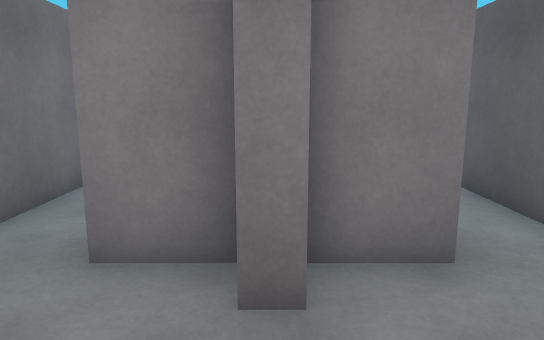
view 1 (above)

13 first-person views from a walk through a scene from a Unity 3-D project. The camera is 1.5 m above the floor, tilts 10° down and sees 70° across. Doors are open. The floor is counted in squares, 1 m on a side. Each view is taken from the middle of a square. On the plan, view 1 faces up. The plan holds only what a view shows up to about 17 squares ahead; the rest is blank. The place goes on beyond the plan. Surface patterns are stand-ins for the level's own textures.

view 2
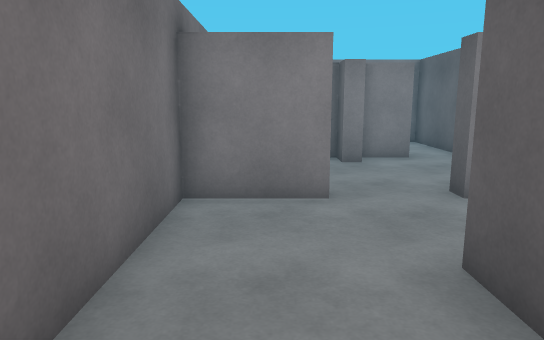

view 3
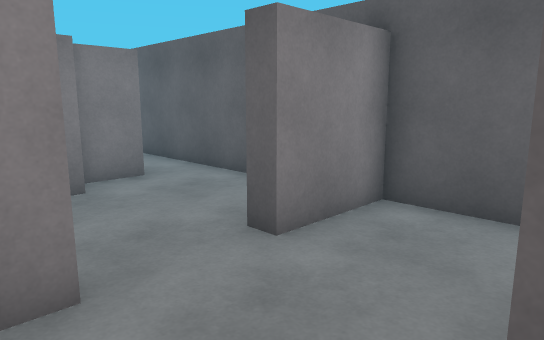

view 4
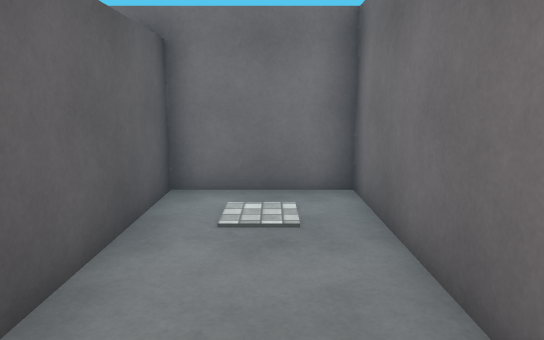

view 5
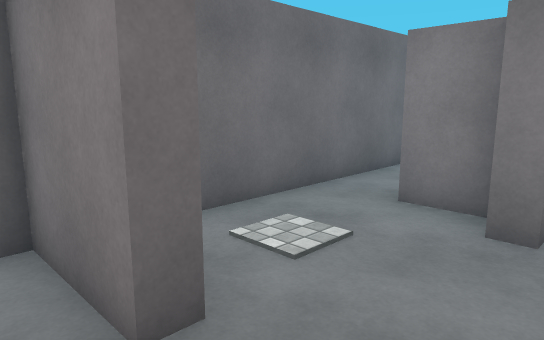

view 6
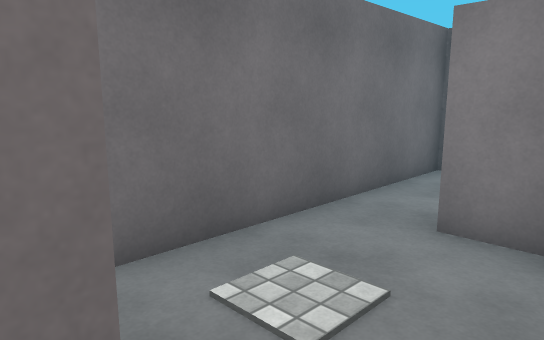

view 7
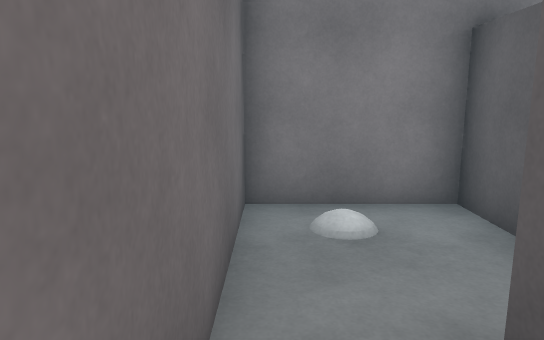

view 8
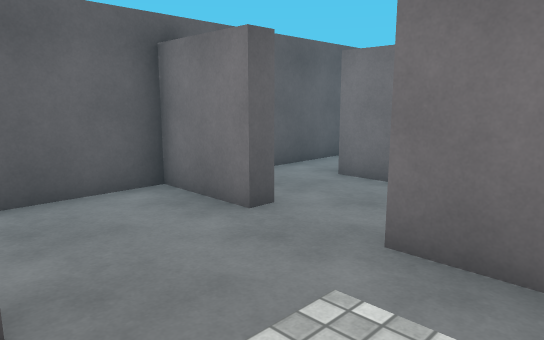

view 9
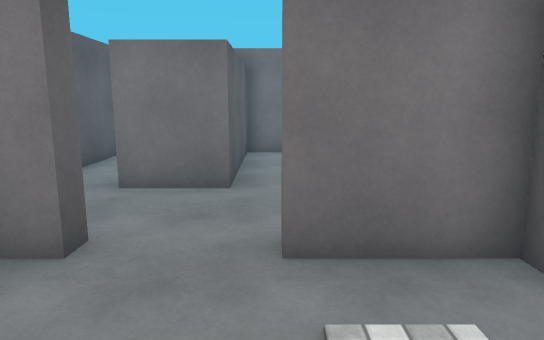

view 10
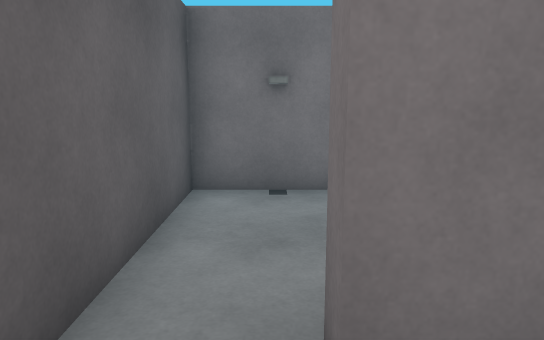

view 11
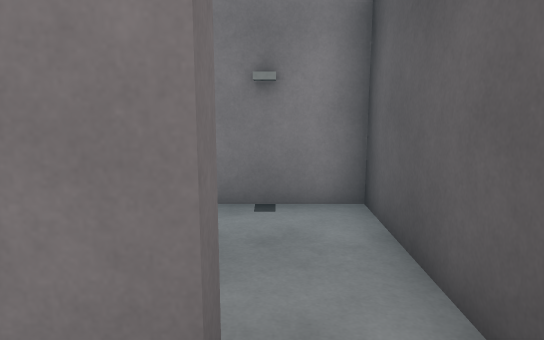

view 12
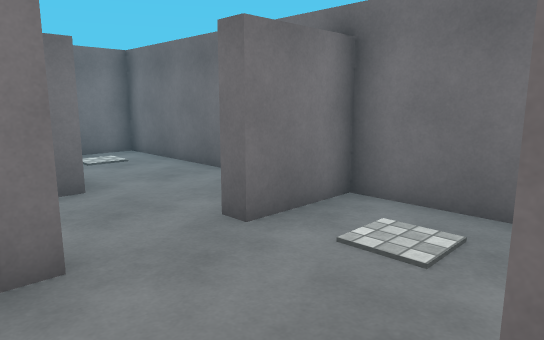

view 13
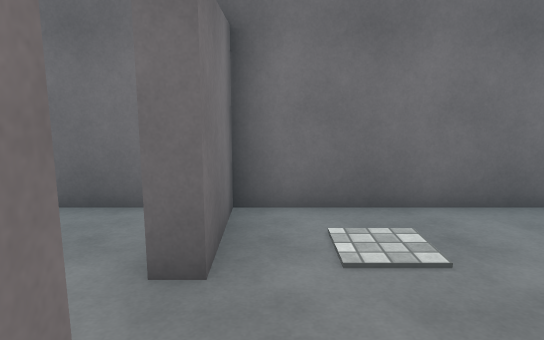

### Floor plan
Points are (right, up) in squares from view 1. A wall is a line through its corners. A room is listed if a view was taken in it or the views show most of it. See-through windows are left out.
Room 1 (views 1, 2, 3, 4, 5, 6, 7, 8, 9, 10, 11, 12, 13)
walls: (0.4, 2.6) (-0.3, 2.6) (-0.3, 3.5) (-1.8, 3.5); (3.4, -5.5) (3.4, -1.1) (1, -1.1) (1, -0.6) (3.4, -0.6) (3.4, 4); (1.7, 3.5) (0.2, 3.5); (-3.4, 4) (-3.4, -0.6) (-1.1, -0.6) (-1.1, -1.1) (-3.4, -1.1) (-3.4, -8.5) (-0.3, -8.5) (-0.3, -3.6) (1.7, -3.6) (1.7, -4.2)
ways out: open door at (-2.5, 4) to room 2; opening at (2, -5) to room 3; open door at (2.5, 4) to room 4
Room 2 (no view inside)
walls: (-0.3, 6.1) (-0.3, 7.6) (-3.4, 7.6) (-3.4, 4)
ways out: open door at (-2.5, 4) to room 1
Room 3 (no view inside)
walls: (1, -8.5) (3.4, -8.5) (3.4, -5.5)
ways out: opening at (2, -5) to room 1
Room 4 (no view inside)
walls: (3.4, 4) (3.4, 7.6) (1.1, 7.6)
ways out: open door at (2.5, 4) to room 1

Positions as (right, up) in squares from view 1, and headings:
1: (0, 0), facing up
2: (-2, -7), facing up
3: (-2, -4), facing up-right
4: (-2, -2), facing down
5: (1, -2), facing up-left
6: (0, -1), facing up-left
7: (-3, 2), facing up
8: (-3, 3), facing down-right
9: (-1, 3), facing down
10: (2, -2), facing down
11: (2, 2), facing up
12: (2, 3), facing down-left
13: (2, 0), facing left
